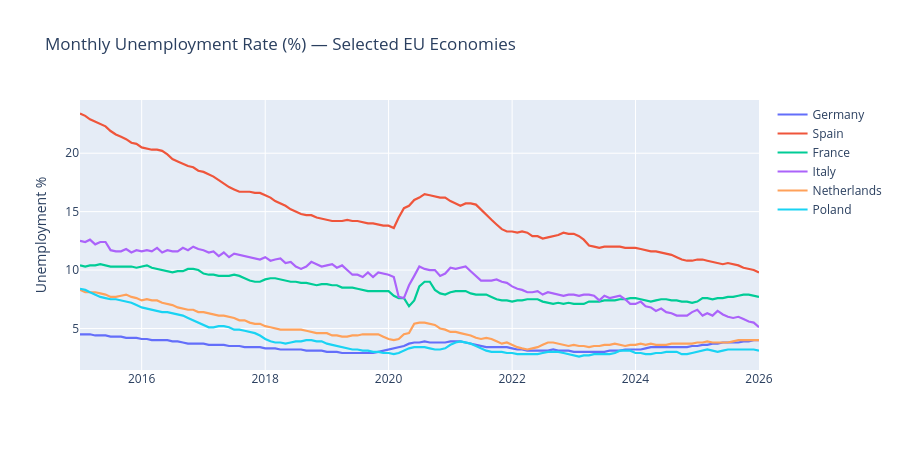

Notebook cell for this chart:
### Markdown cell above
## 2 — Unemployment: The Labour-Market Divergence

Unemployment rates tell a story of structural gaps.
Southern Europe (Spain, Italy) consistently runs higher rates than the
north-western core (Germany, Netherlands). The chart below tracks
six of the largest EU economies month by month.

### Code cell
COUNTRIES = ("DE", "FR", "ES", "IT", "NL", "PL")
LABELS = {"DE":"Germany","FR":"France","ES":"Spain","IT":"Italy","NL":"Netherlands","PL":"Poland"}

df_unemp = db.sql(f"""
    select country_code, month, unemployment_rate_total
    from gold.gold_fct_unemployment
    where country_code in {COUNTRIES}
      and month >= '2015-01'
    order by country_code, month
""").df()
df_unemp["country"] = df_unemp["country_code"].map(LABELS)

fig = px.line(
    df_unemp, x="month", y="unemployment_rate_total", color="country",
    title="Monthly Unemployment Rate (%) — Selected EU Economies",
    labels={"month": "", "unemployment_rate_total": "Unemployment %", "country": ""},
)
fig.update_layout(height=450, hovermode="x unified")
fig.update_traces(line=dict(width=2.2))
fig.show()

### Figure 1 — Plotly figure (JSON) as saved in the notebook; plotly's stock layout.template omitted (floating-point values rounded to 4 significant figures; data arrays with more than 128 entries replaced by an {"elided": "..."} marker saying what was removed)
{"data": [{"hovertemplate": "=%{x}<br>Unemployment %=%{y}<extra></extra>", "legendgroup": "Germany", "line": {"color": "#636efa", "dash": "solid", "width": 2.2}, "marker": {"symbol": "circle"}, "mode": "lines", "name": "Germany", "orientation": "v", "showlegend": true, "type": "scatter", "x": {"elided": "133 str values"}, "xaxis": "x", "y": {"elided": "133 float values"}, "yaxis": "y"}, {"hovertemplate": "=%{x}<br>Unemployment %=%{y}<extra></extra>", "legendgroup": "Spain", "line": {"color": "#EF553B", "dash": "solid", "width": 2.2}, "marker": {"symbol": "circle"}, "mode": "lines", "name": "Spain", "orientation": "v", "showlegend": true, "type": "scatter", "x": {"elided": "133 str values"}, "xaxis": "x", "y": {"elided": "133 float values"}, "yaxis": "y"}, {"hovertemplate": "=%{x}<br>Unemployment %=%{y}<extra></extra>", "legendgroup": "France", "line": {"color": "#00cc96", "dash": "solid", "width": 2.2}, "marker": {"symbol": "circle"}, "mode": "lines", "name": "France", "orientation": "v", "showlegend": true, "type": "scatter", "x": {"elided": "133 str values"}, "xaxis": "x", "y": {"elided": "133 float values"}, "yaxis": "y"}, {"hovertemplate": "=%{x}<br>Unemployment %=%{y}<extra></extra>", "legendgroup": "Italy", "line": {"color": "#ab63fa", "dash": "solid", "width": 2.2}, "marker": {"symbol": "circle"}, "mode": "lines", "name": "Italy", "orientation": "v", "showlegend": true, "type": "scatter", "x": {"elided": "133 str values"}, "xaxis": "x", "y": {"elided": "133 float values"}, "yaxis": "y"}, {"hovertemplate": "=%{x}<br>Unemployment %=%{y}<extra></extra>", "legendgroup": "Netherlands", "line": {"color": "#FFA15A", "dash": "solid", "width": 2.2}, "marker": {"symbol": "circle"}, "mode": "lines", "name": "Netherlands", "orientation": "v", "showlegend": true, "type": "scatter", "x": {"elided": "133 str values"}, "xaxis": "x", "y": {"elided": "133 float values"}, "yaxis": "y"}, {"hovertemplate": "=%{x}<br>Unemployment %=%{y}<extra></extra>", "legendgroup": "Poland", "line": {"color": "#19d3f3", "dash": "solid", "width": 2.2}, "marker": {"symbol": "circle"}, "mode": "lines", "name": "Poland", "orientation": "v", "showlegend": true, "type": "scatter", "x": {"elided": "133 str values"}, "xaxis": "x", "y": {"elided": "133 float values"}, "yaxis": "y"}], "layout": {"height": 450, "hovermode": "x unified", "legend": {"title": {"text": ""}, "tracegroupgap": 0}, "title": {"text": "Monthly Unemployment Rate (%) — Selected EU Economies"}, "xaxis": {"anchor": "y", "domain": [0, 1], "title": {"text": ""}}, "yaxis": {"anchor": "x", "domain": [0, 1], "title": {"text": "Unemployment %"}}}}
